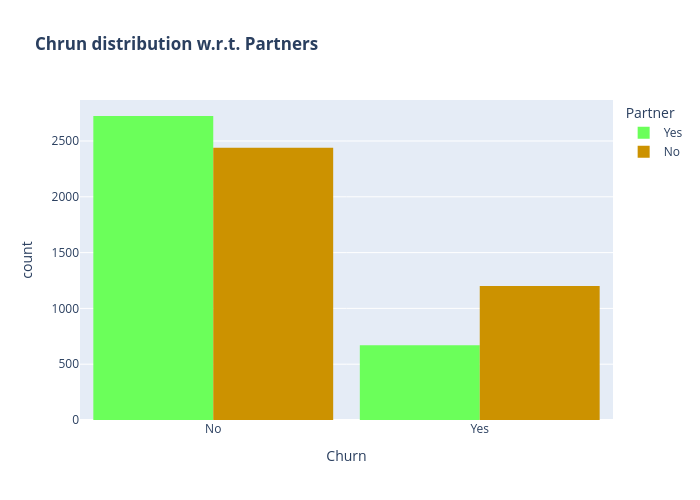

Notebook source saved alongside this figure:
### Code cell
color_map = {"Yes": "#6BFF5A", "No": "#CC9200"}
fig = px.histogram(df, x="Churn", color="Partner", barmode="group", title="<b>Chrun distribution w.r.t. Partners</b>", color_discrete_map=color_map)
fig.update_layout(width=700, height=500, bargap=0.1)
fig.show()

### Figure 1 — Plotly figure (JSON) as saved in the notebook; plotly's stock layout.template omitted (floating-point values rounded to 4 significant figures; data arrays with more than 128 entries replaced by an {"elided": "..."} marker saying what was removed)
{"data": [{"alignmentgroup": "True", "bingroup": "x", "hovertemplate": "Partner=Yes<br>Churn=%{x}<br>count=%{y}<extra></extra>", "legendgroup": "Yes", "marker": {"color": "#6BFF5A", "pattern": {"shape": ""}}, "name": "Yes", "offsetgroup": "Yes", "orientation": "v", "showlegend": true, "type": "histogram", "x": {"elided": "3393 str values"}, "xaxis": "x", "yaxis": "y"}, {"alignmentgroup": "True", "bingroup": "x", "hovertemplate": "Partner=No<br>Churn=%{x}<br>count=%{y}<extra></extra>", "legendgroup": "No", "marker": {"color": "#CC9200", "pattern": {"shape": ""}}, "name": "No", "offsetgroup": "No", "orientation": "v", "showlegend": true, "type": "histogram", "x": {"elided": "3639 str values"}, "xaxis": "x", "yaxis": "y"}], "layout": {"bargap": 0.1, "barmode": "group", "height": 500, "legend": {"title": {"text": "Partner"}, "tracegroupgap": 0}, "title": {"text": "<b>Chrun distribution w.r.t. Partners</b>"}, "width": 700, "xaxis": {"anchor": "y", "domain": [0, 1], "title": {"text": "Churn"}}, "yaxis": {"anchor": "x", "domain": [0, 1], "title": {"text": "count"}}}}
